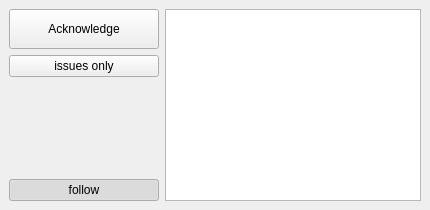
  <widget class="QDockWidget" name="log_dock">
   <property name="sizePolicy">
    <sizepolicy hsizetype="Preferred" vsizetype="MinimumExpanding">
     <horstretch>0</horstretch>
     <verstretch>0</verstretch>
    </sizepolicy>
   </property>
   <property name="baseSize">
    <size>
     <width>0</width>
     <height>0</height>
    </size>
   </property>
   <property name="allowedAreas">
    <set>Qt::BottomDockWidgetArea|Qt::TopDockWidgetArea</set>
   </property>
   <property name="windowTitle">
    <string>Session log</string>
   </property>
   <attribute name="dockWidgetArea">
    <number>8</number>
   </attribute>
   <widget class="QWidget" name="dockWidgetContents_2">
    <layout class="QHBoxLayout" name="horizontalLayout_9">
     <item>
      <layout class="QVBoxLayout" name="verticalLayout_10">
       <item>
        <widget class="QPushButton" name="btn_issues_ack">
         <property name="minimumSize">
          <size>
           <width>0</width>
           <height>40</height>
          </size>
         </property>
         <property name="text">
          <string>Acknowledge</string>
         </property>
        </widget>
       </item>
       <item>
        <widget class="QPushButton" name="btn_issues_only">
         <property name="text">
          <string>issues only</string>
         </property>
         <property name="checkable">
          <bool>true</bool>
         </property>
        </widget>
       </item>
       <item>
        <spacer name="verticalSpacer_3">
         <property name="orientation">
          <enum>Qt::Vertical</enum>
         </property>
         <property name="sizeHint" stdset="0">
          <size>
           <width>20</width>
           <height>40</height>
          </size>
         </property>
        </spacer>
       </item>
       <item>
        <widget class="QPushButton" name="btn_follow_logs">
         <property name="minimumSize">
          <size>
           <width>150</width>
           <height>0</height>
          </size>
         </property>
         <property name="text">
          <string>follow</string>
         </property>
         <property name="checkable">
          <bool>true</bool>
         </property>
         <property name="checked">
          <bool>true</bool>
         </property>
        </widget>
       </item>
      </layout>
     </item>
     <item>
      <widget class="QListWidget" name="log">
       <property name="font">
        <font>
         <family>Courier 10 Pitch</family>
        </font>
       </property>
       <property name="editTriggers">
        <set>QAbstractItemView::NoEditTriggers</set>
       </property>
       <property name="showDropIndicator" stdset="0">
        <bool>false</bool>
       </property>
       <property name="alternatingRowColors">
        <bool>false</bool>
       </property>
       <property name="selectionMode">
        <enum>QAbstractItemView::NoSelection</enum>
       </property>
       <property name="textElideMode">
        <enum>Qt::ElideNone</enum>
       </property>
       <property name="isWrapping" stdset="0">
        <bool>false</bool>
       </property>
       <property name="wordWrap">
        <bool>true</bool>
       </property>
      </widget>
     </item>
    </layout>
   </widget>
  </widget>
